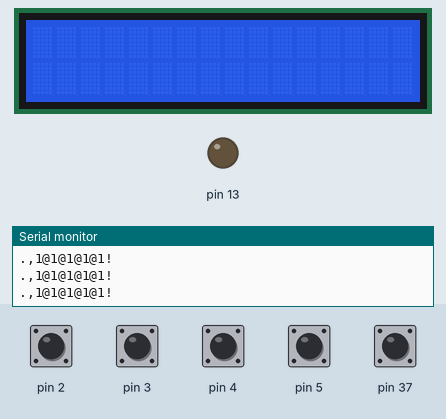
This sketch was run on a simulated Arduino Mega 2560, built with avr-gcc and run on an emulated ATmega2560. Shown: 16×2 character LCD, output pins drawn as LEDs (lit = HIGH), the last lines printed to the serial monitor. Inputs (shaded band) come from the test bench; at power-on: pin 2–5, pin 37 HIGH.

Above: at 1.2 s.
1.3 s: pin 2 pulled LOW for 0.15 s
At 1.38 s:
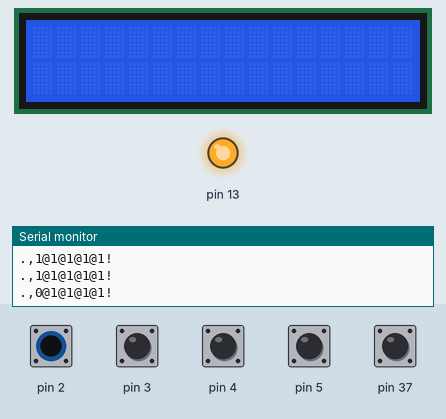
Timing chart, 0 to 4.3 s (numbered marks = the images above; inputs shaded):
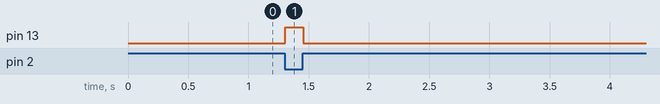

The sketch:

mega.ino
```cpp
#include <Wire.h>
#include <LiquidCrystal_I2C.h>

LiquidCrystal_I2C lcd(0x27, 16, 2);

void setup() {
  lcd.begin();
  lcd.backlight();
  uint8_t tick[8] =
  {
    B00001,
    B00001,
    B00001,
    B00001,
    B10010,
    B01010,
    B01010,
    B00100,
  };
  lcd.createChar(1, tick);
  uint8_t cross[8] =
  {
    B10001,
    B01010,
    B01010,
    B00100,
    B00100,
    B01010,
    B01010,
    B10001,
  };
  lcd.createChar(2, cross);
  Serial.begin(9600);
  pinMode(2, INPUT_PULLUP);
  pinMode(3, INPUT_PULLUP);
  pinMode(4, INPUT_PULLUP);
  pinMode(5, INPUT_PULLUP);
  pinMode(37, INPUT_PULLUP);
  pinMode(13, OUTPUT);
}

void loop() {
  int sensorVal1 = digitalRead(2);
  int sensorVal2 = digitalRead(3);
  int sensorVal3 = digitalRead(4);
  int sensorVal4 = digitalRead(5);
  int autoo = digitalRead(37);
  if (sensorVal1 == sensorVal2) {
    digitalWrite(13, LOW);
  }
  else {
    digitalWrite(13, HIGH);
  }
  Serial.print(".,");
  Serial.print(sensorVal1);
  Serial.print("@");
  Serial.print(sensorVal2);
  Serial.print("@");
  Serial.print(sensorVal3);
  Serial.print("@");
  Serial.print(sensorVal4);
  Serial.print("@");
  Serial.print(autoo);
  Serial.println("!");
  String symbols = "";
  while(Serial.available()){
    char symbol = Serial.read();
    delay(10);
    symbols += symbol;
  }
  if(symbols.charAt(0) == '.'){
    if(symbols.charAt(1) == ','){
      String first = "";
      int i = 2;
      while(true){
        char symbol = symbols.charAt(i);
        i++;
        if(symbol == '@') break;
        first += symbol;
      }
      String second = "";
      while(true){
        char symbol = symbols.charAt(i);
        i++;
        if(symbol == '!') break;
        second += symbol;
      }
      lcd.setCursor(0, 0);
      lcd.print(first);
      lcd.setCursor(0, 1);
      lcd.print(second);
    }
  }
}
```

Measured:
- after the input at 1.3 s, pin 13: LOW → HIGH at once, → LOW 0.15 s later
